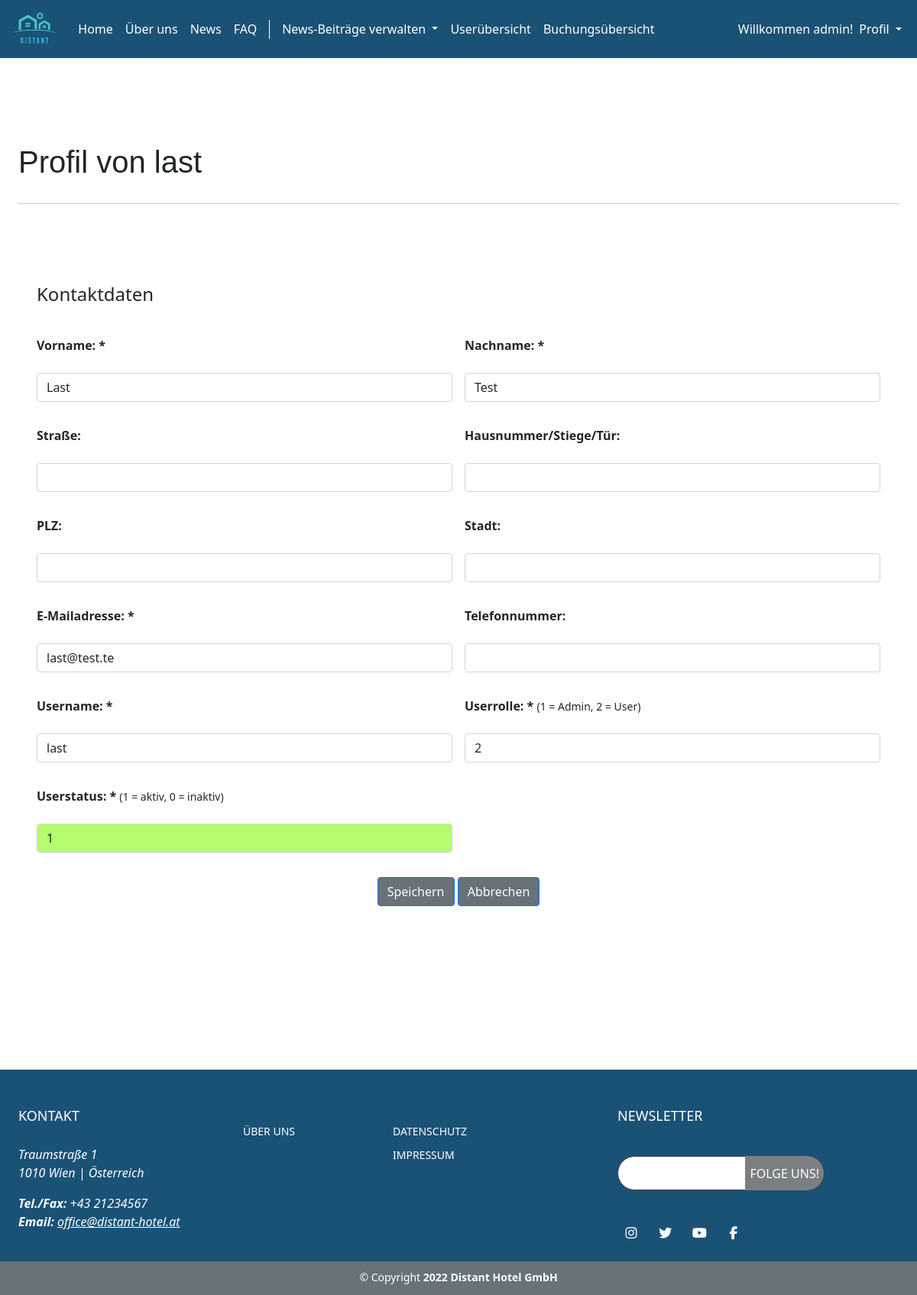
Before: /profileEditAdmin.php?personID=24 (signed in) with the older database file.
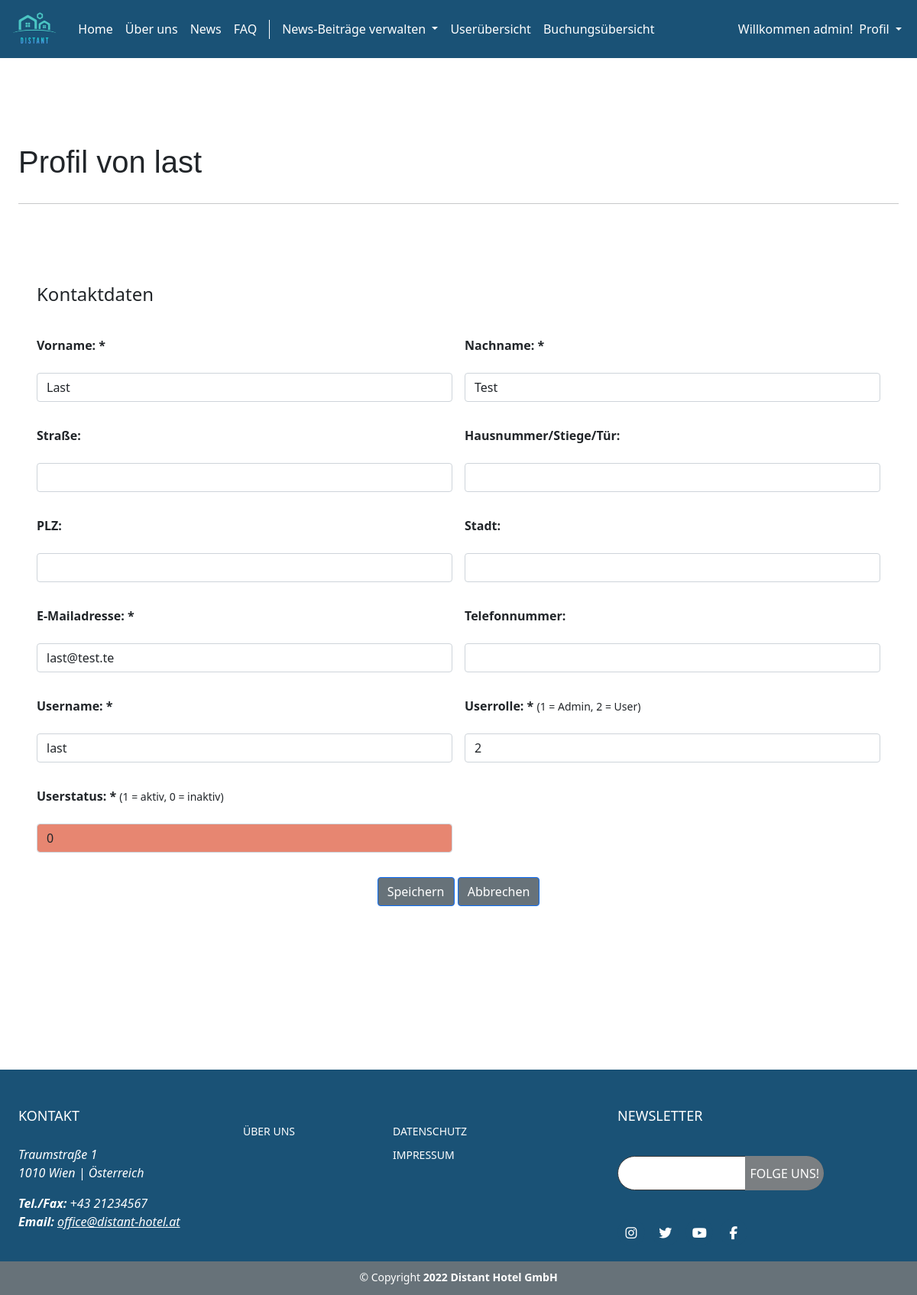
After: the same page with the newer database file.
### tables this page shows
CREATE TABLE `user_login` (
  `ID` int(16) NOT NULL,
  `username` varchar(32) NOT NULL,
  `password` varchar(64) NOT NULL,
  `role` int(11) DEFAULT 2,
  `active` tinyint(1) NOT NULL DEFAULT 1
);

### config/dbaccess.php (called while the page is built, shortened)
<?php
$mysqli_tbl_login = "user_login";
?>

### profileEditAdmin.php (the view, shortened to what the changed rows need)
<?php
    require(dirname(__FILE__, 1) . "\components\session.php");
    require(dirname(__FILE__, 1) . "\config\dbaccess.php");
    require(dirname(__FILE__, 1) . "\components\inputValidation.php");
    $id = $_GET["personID"];
    $sqlSelectLogin = "SELECT * FROM $mysqli_tbl_login WHERE ID = $id";
    $result = $con->query($sqlSelectLogin);
    while ($row = $result->fetch_assoc()) {
        $username = $row["username"];
        $status = $row["active"];
        $role = $row["role"];
    }
?>
<!DOCTYPE html>
<html lang="en">
<head>
    <?php include "components/head.php";?>
</head>
<body>
    <main>
    <div class="content">
		<div class="container">
            <form action="" method="POST" enctype="multipart/form-data">
                <div class="row">
                    <div class="col-12">
                        <div class="my-5">
                            <h1 class="headline">Profil von <?php echo $username; ?> </h1>
                            <hr>
                        </div>
                        <div class="row mb-5 gx-5">
                            <div class="col-xxl-8 mb-5 mb-xxl-0">
                                <div class="bg-secondary-soft px-4 py-5 rounded">
                                    <form class="data-form" method="post" autocomplete="off">
                                        <div class="row g-3">
                                            <div class="col-md-6">
                                                <p><input type="text" id="username" name="username" class="form-control" value=<?php echo $username; ?>></p>
                                            </div>
                                            <div class="col-md-6">
                                                <p><input type="text" id="role" name="role" class="form-control" value=<?php echo $role; ?>></p>
                                            </div>
                                            <div class="col-md-6">
                                                    <?php if ($status == "1") { ?>
                                                        <p><input type="text" id="status" name="status" class="form-control" value=<?php echo $status; ?> style="background-color:#7CFC0090"></p>
                                                    <?php } else { ?>
                                                    <p><input type="text" id="status" name="status" class="form-control" value=<?php echo $status; ?> style="background-color:#D42A0490"></p>
                                                <?php } ?>
                                            </div>
                            </div>
                        </div>
                    </form>
                </div>
            </div>
    </main>
        <?php include "components/footer.php";?>
</body>
</html>

Changed rows visible on the page:
changed user_login "last": active 1 → 0 (drawn); status "1" → "0"
